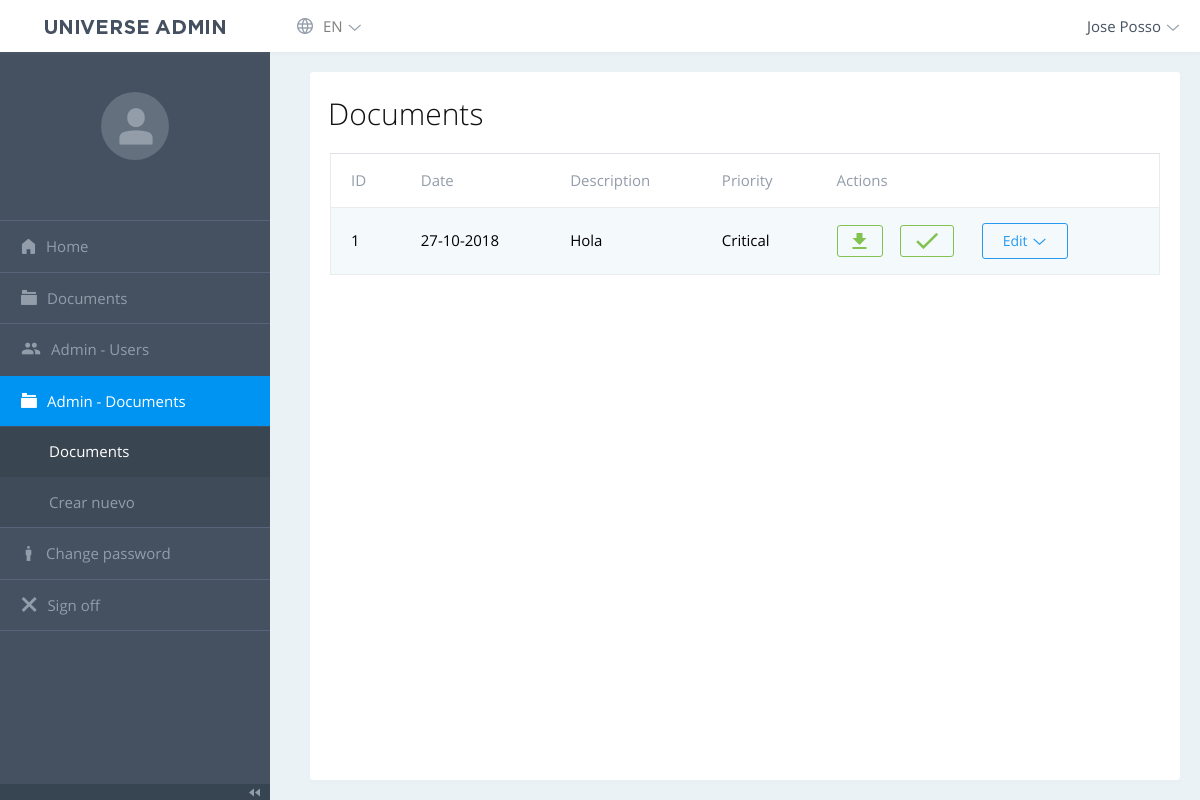
The page /php/dashboard/storage.php (signed in) on the database its author committed.
### tables this page shows
CREATE TABLE IF NOT EXISTS `storage` (
  `id` int(11) NOT NULL AUTO_INCREMENT,
  `users_nick` text NOT NULL,
  `description` varchar(50) NOT NULL,
  `file` text NOT NULL,
  `date` datetime NOT NULL DEFAULT CURRENT_TIMESTAMP,
  `priority` enum('Critical','High','Medium','Low') NOT NULL,
  `file_check` enum('Y','N') NOT NULL,
  `type` enum('Private','Public') NOT NULL,
  PRIMARY KEY (`id`)
);

### php/dashboard/storage.php (the view, shortened to what this page needs)
<!DOCTYPE html>
<html lang="es">
<head>
<link rel="stylesheet" href="vendor/datatables/datatables.min.css">
    <link rel="stylesheet" href="fonts/open-sans/style.min.css">
<link rel="stylesheet" href="fonts/universe-admin/style.css">
<link rel="stylesheet" href="fonts/mdi/css/materialdesignicons.min.css">
<link rel="stylesheet" href="fonts/iconfont/style.css">
<link rel="stylesheet" href="vendor/flatpickr/flatpickr.min.css">
<link rel="stylesheet" href="vendor/simplebar/simplebar.css">
<link rel="stylesheet" href="vendor/tagify/tagify.css">
<link rel="stylesheet" href="vendor/tippyjs/tippy.css">
<link rel="stylesheet" href="vendor/select2/css/select2.min.css">
<link rel="stylesheet" href="vendor/bootstrap/css/bootstrap.min.css">
<link rel="stylesheet" href="css/style.min.css" id="stylesheet">
</head>
<body class="js-loading ">
  <div class="navbar navbar-light navbar-expand-lg">
    <?php include("navbar.php"); ?>
  </div>
  <div class="page-wrap">
    <div class="sidebar">
      <?php include("menu.php"); ?>
    </div>
    <div class="page-content">
      <div class="container-fluid container-fh l-2column">
        <div class="m-content">
          <div class="page-content__header">
            <div>
              <h2 class="page-content__header-heading"><?=DOCUMENTS?></h2>
            </div>
          </div>
          <div class="m-datatable">
            <table id="datatable" class="table table-striped">
              <thead>
              <tr>
                <th>ID</th>
                <th><?=Date?></th>
                <th><?=Description?></th>
                <th><?=Priority?></th>
                <th><?=Actions?></th>
              </tr>
              </thead>
              <tbody>
                <?php
                  require_once("config/connection.php");
                  $query = $mysql->prepare("SELECT * FROM storage ORDER BY id DESC");
                  $query->execute();
                  $result = $query->fetchAll();
                  foreach ($result as $row):
                ?>
                <tr>
                  <td><?=$row['id']?></td>
                  <td><?=date_format(date_create($row['date']), 'd-m-Y')?></td>
                  <td><a href="storage/<?=$row['file']?>"><?=$row['description']?></a></td>
                  <td><?=$row['priority']?></td>
                  <td>
                    <a class="btn btn-outline-success icon-center mr-3" href="storage/<?=$row['file']?>"><span class="btn-icon ua-icon-download"></span></a>
                    <?php if($_SESSION['role'] == "ADMIN"): ?>
                      <a class="btn btn-outline-success icon-center mr-3" href="#" id="val<?=$_row['id']?>" onclick="valide(<?=$_row['id']?>)"><span class="btn-icon ua-icon-check"></span></a>
                    <?php endif; ?>
                    <div class="dropdown card-widget-d__dropdown">
                      <button class="btn btn-outline-info dropdown-toggle card-widget-d__control" type="button" data-toggle="dropdown">
                        <?=Edit?>
                      </button>
                    </div>
                  </td>
                </tr>
                <?php endforeach; ?>
              </tbody>
            </table>
          </div>
        </div>
      </div>
    </div>
  </div>
</body>
</html>

### rows shown on the page
storage: id "1", date "27-10-2018", description "Hola", priority "Critical"

### other values the page prints
LANG "EN"
$_SESSION['full_name'] "Jose Posso"
HOME "Home"
DOCUMENTS "Documents"
USERS "Users"
ChangePassword "Change password"
SignOff "Sign off"
Date "Date"
Description "Description"
Priority "Priority"
Actions "Actions"
